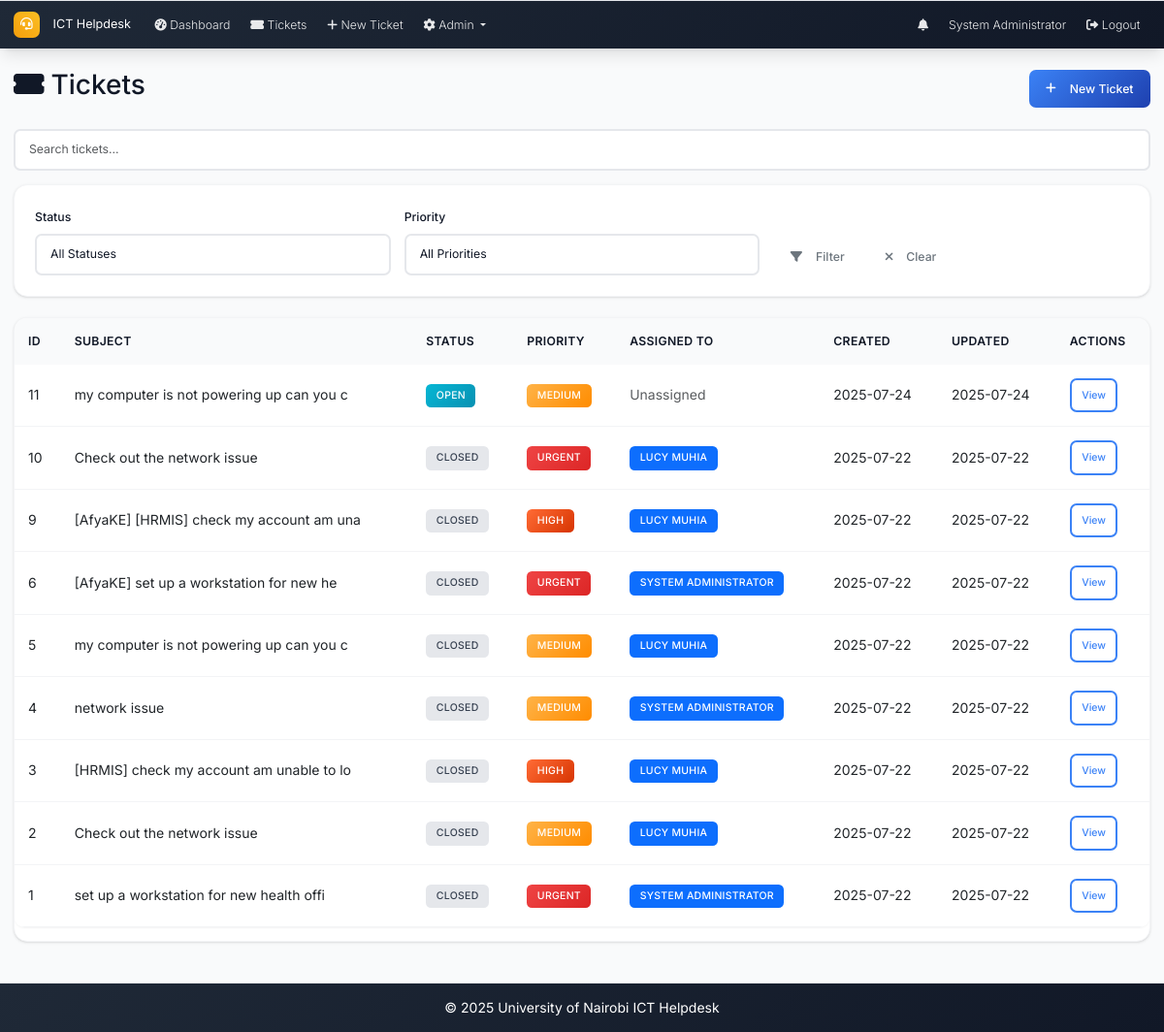
Page /tickets (signed in) on the earlier database version.
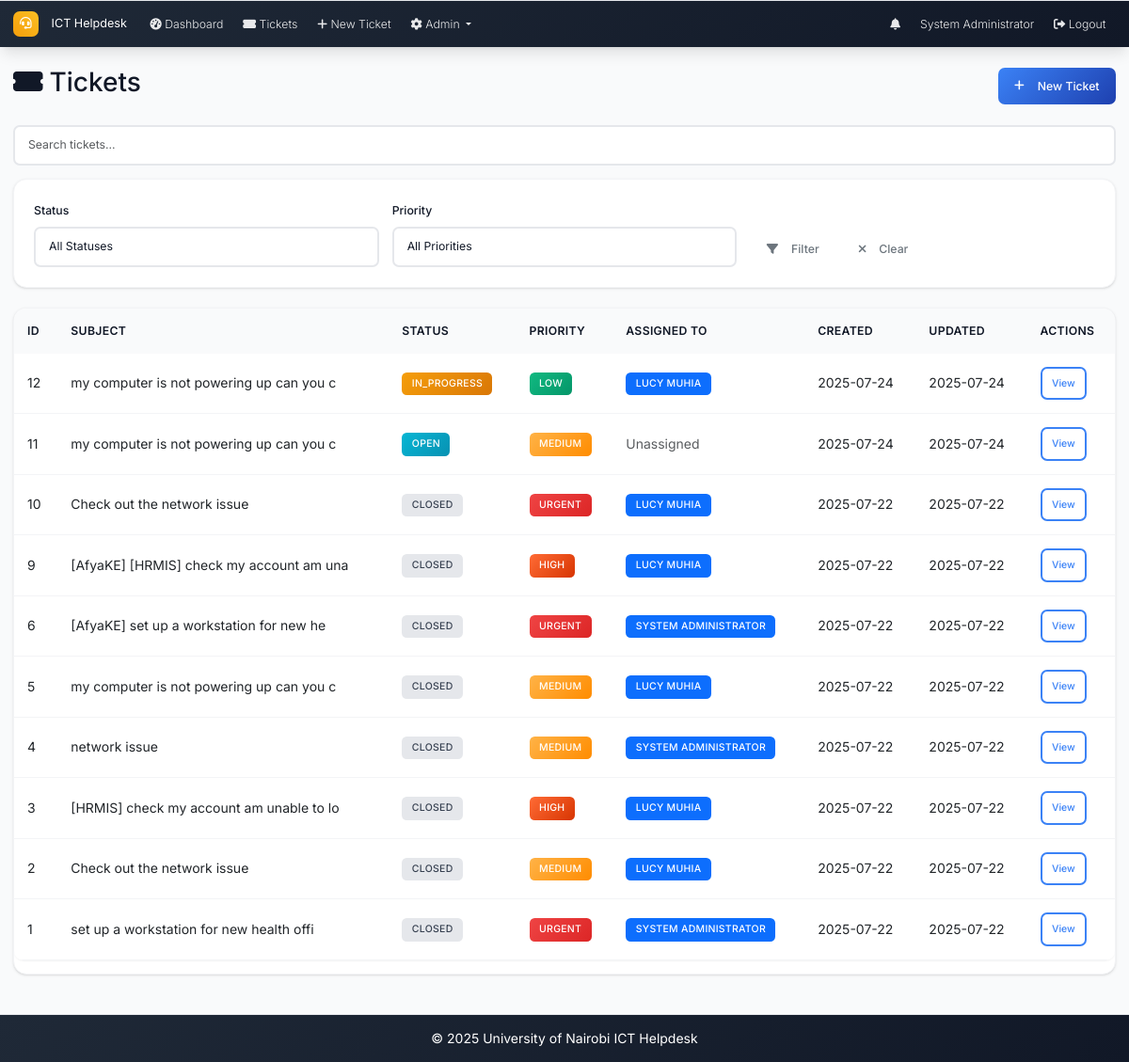
Same page on the later database version.
### models.py (models this page shows, shortened)
class Ticket(db.Model):
    id = db.Column(db.Integer, primary_key=True)
    location = db.Column(db.String(200), nullable=False)
    description = db.Column(Text, nullable=False)
    status = db.Column(db.String(20), nullable=False, default='open')  # open, in_progress, resolved, closed
    priority = db.Column(db.String(20), nullable=False, default='medium')  # low, medium, high, urgent
    created_at = db.Column(db.DateTime, default=datetime.utcnow)
    updated_at = db.Column(db.DateTime, default=datetime.utcnow, onupdate=datetime.utcnow)
    closed_at = db.Column(db.DateTime)
    closed_by_id = db.Column(db.Integer, db.ForeignKey('user.id'), nullable=True)
    due_date = db.Column(db.DateTime, nullable=True)
    created_by_id = db.Column(db.Integer, db.ForeignKey('user.id'), nullable=True)
    category_id = db.Column(db.Integer, db.ForeignKey('category.id'))
    comments = db.relationship('Comment', backref='ticket', lazy='dynamic', cascade='all, delete-orphan')
    attachments = db.relationship('Attachment', backref='ticket', lazy='dynamic', cascade='all, delete-orphan')
    assignees = db.relationship('User', secondary=ticket_assignees, back_populates='assigned_tickets', lazy='selectin')
    closed_by = db.relationship('User', foreign_keys=[closed_by_id], backref='closed_tickets')

class User(UserMixin, db.Model):
    id = db.Column(db.Integer, primary_key=True)
    username = db.Column(db.String(64), unique=True, nullable=False)
    email = db.Column(db.String(120), unique=True, nullable=False)
    password_hash = db.Column(db.String(256), nullable=False)
    full_name = db.Column(db.String(100), nullable=False)
    role = db.Column(db.String(20), nullable=False, default='user')  # admin, intern, user
    created_at = db.Column(db.DateTime, default=datetime.utcnow)
    is_active = db.Column(db.Boolean, default=True)
    is_verified = db.Column(db.Boolean, default=False)
    verification_token = db.Column(db.String(128), nullable=True)
    tickets_created = db.relationship('Ticket', foreign_keys='Ticket.created_by_id', backref='creator', lazy='dynamic')
    assigned_tickets = db.relationship('Ticket', secondary='ticket_assignees', back_populates='assignees', lazy='selectin')
    comments = db.relationship('Comment', backref='author', lazy='dynamic')

### routes.py (the view)
@app.route('/tickets')
@login_required
def tickets_list():
    page = request.args.get('page', 1, type=int)
    status_filter = request.args.get('status', '')
    priority_filter = request.args.get('priority', '')
    query = Ticket.query
    if current_user.role == 'user':
        query = query.filter_by(created_by_id=current_user.id)
    elif current_user.role == 'intern':
        if status_filter == 'assigned':
            query = query.filter(Ticket.assignees.any(id=current_user.id))
            status_filter = ''  # Clear status filter since we're showing all assigned tickets
        else:
            query = query.filter(Ticket.assignees.any(id=current_user.id))
    if status_filter:
        query = query.filter_by(status=status_filter)
    if priority_filter:
        query = query.filter_by(priority=priority_filter)
    tickets = query.order_by(desc(Ticket.created_at)).paginate(
        page=page, per_page=10, error_out=False
    )
    return render_template('tickets_list.html', tickets=tickets, status_filter=status_filter, priority_filter=priority_filter)

### app.py (called while the page is built)
@login_manager.user_loader
def load_user(user_id):
    from models import User
    return User.query.get(int(user_id))

@app.context_processor
def inject_now():
    return {'now': datetime.utcnow}

### routes.py (called while the page is built)
@app.context_processor
def inject_datetime():
    return dict(datetime=datetime)

### templates/tickets_list.html (shortened to what this page needs)
{% extends "base.html" %}
{% block content %}
<div class="d-flex justify-content-between align-items-center mb-4">
    <h2><i class="fas fa-ticket-alt me-2"></i>Tickets</h2>
    <a href="{{ url_for('new_ticket') }}" class="btn btn-primary">
        <i class="fas fa-plus me-2"></i>New Ticket
    </a>
</div>
<div class="mb-3">
    <input type="text" id="ticket-search" class="form-control" placeholder="Search tickets...">
</div>
<div class="card mb-4">
    <div class="card-body">
        <form method="GET" class="row g-3">
            <div class="col-md-4">
                <label class="form-label">Status</label>
                <select name="status" class="form-control">
                    <option value="">All Statuses</option>
                </select>
            </div>
            <div class="col-md-4">
                <label class="form-label">Priority</label>
                <select name="priority" class="form-control">
                    <option value="">All Priorities</option>
                </select>
            </div>
            <div class="col-md-4 d-flex align-items-end">
                <button type="submit" class="btn btn-outline-secondary me-2">
                    <i class="fas fa-filter me-2"></i>Filter
                </button>
                <a href="{{ url_for('tickets_list') }}" class="btn btn-outline-secondary">
                    <i class="fas fa-times me-2"></i>Clear
                </a>
            </div>
        </form>
    </div>
</div>
<div class="card">
    <div class="table-responsive">
        <table class="table" id="tickets-table">
            <thead>
                <tr>
                    <th>ID</th>
                    <th>Subject</th>
                    <th>Status</th>
                    <th>Priority</th>
                    <th>Assigned To</th>
                    <th>Created</th>
                    <th>Updated</th>
                    <th>Actions</th>
                </tr>
            </thead>
            <tbody>
                {% for ticket in tickets.items %}
                <tr>
                    <td>{{ ticket.id }}</td>
                    <td>{{ ticket.title or ticket.description[:40] }}</td>
                    <td><span class="badge badge-status-{{ ticket.status|replace(' ', '_') }}">{{ ticket.status.title() }}</span></td>
                    <td><span class="badge priority-{{ ticket.priority }}">{{ ticket.priority.title() }}</span></td>
                    <td>
                        {% if ticket.assignees|length > 0 %}
                            {% for user in ticket.assignees %}
                                <span class="badge bg-primary">{{ user.full_name }}</span>{% if not loop.last %} {% endif %}
                            {% endfor %}
                        {% else %}
                            <span class="text-muted">Unassigned</span>
                        {% endif %}
                    </td>
                    <td>{{ ticket.created_at.strftime('%Y-%m-%d') }}</td>
                    <td>{{ ticket.updated_at.strftime('%Y-%m-%d') }}</td>
                    <td>
                        <a href="{{ url_for('ticket_detail', id=ticket.id) }}" class="btn btn-sm btn-outline-primary">View</a>
                    </td>
                </tr>
                {% endfor %}
            </tbody>
        </table>
    </div>
</div>
{% endblock %}

### templates/base.html (shortened to what this page needs)
<!DOCTYPE html>
<html lang="en">
<head>
    <link href="https://cdn.jsdelivr.net/npm/bootstrap@5.3.0/dist/css/bootstrap.min.css" rel="stylesheet">
    <link href="https://cdnjs.cloudflare.com/ajax/libs/font-awesome/6.0.0/css/all.min.css" rel="stylesheet">
    <link href="{{ url_for('static', filename='css/custom.css') }}" rel="stylesheet">
</head>
<body>
    <nav class="navbar navbar-expand-lg navbar-dark footer-sky">
        <div class="container-fluid px-3">
            <a class="navbar-brand" href="{{ url_for('index') }}">
                <i class="fas fa-headset me-2"></i>ICT Helpdesk
            </a>
            <div class="collapse navbar-collapse" id="navbarNav">
                <ul class="navbar-nav me-auto mb-2 mb-lg-0">
                    {% if current_user.is_authenticated %}
                    <li class="nav-item">
                        <a class="nav-link" href="{{ url_for('dashboard') }}">
                            <i class="fas fa-tachometer-alt me-1"></i>Dashboard
                        </a>
                    </li>
                    <li class="nav-item">
                        <a class="nav-link" href="{{ url_for('tickets_list') }}">
                            <i class="fas fa-ticket-alt me-1"></i>Tickets
                        </a>
                    </li>
                    <li class="nav-item">
                        <a class="nav-link" href="{{ url_for('new_ticket') }}">
                            <i class="fas fa-plus me-1"></i>New Ticket
                        </a>
                    </li>
                    {% if current_user.role == 'admin' %}
                    <li class="nav-item dropdown">
                        <a class="nav-link dropdown-toggle" href="#" role="button" data-bs-toggle="dropdown" aria-expanded="false">
                            <i class="fas fa-cog me-1"></i>Admin
                        </a>
                    </li>
                    {% endif %}
                    {% endif %}
                </ul>
                <ul class="navbar-nav ms-auto mb-2 mb-lg-0">
                    {% if current_user.is_authenticated %}
                    {% if current_user.role in ['admin', 'intern'] %}
                    <li class="nav-item dropdown">
                        <a class="nav-link position-relative" href="#" id="notificationsDropdown" role="button" data-bs-toggle="dropdown" aria-expanded="false">
                            <i class="fas fa-bell"></i>
                        </a>
                    </li>
                    {% endif %}
                    <li class="nav-item">
                        <span class="nav-link">{{ current_user.full_name }}</span>
                    </li>
                    <li class="nav-item">
                        <a class="nav-link" href="{{ url_for('logout') }}"><i class="fas fa-sign-out-alt"></i> Logout</a>
                    </li>
                    {% endif %}
                </ul>
            </div>
        </div>
    </nav>
    <main class="container-fluid my-4 px-3">
        {% block content %}{% endblock %}
    </main>
    <footer class="footer-sky py-3 mt-5">
        <div class="container text-center">
            <span>&copy; {{ datetime.utcnow().year }} University of Nairobi ICT Helpdesk</span>
        </div>
    </footer>
</body>
</html>

Differences in the rows shown:
added Ticket: id "12", description "my computer is not powering up can you c", status "IN_PROGRESS", priority "LOW", created_at "2025-07-24", updated_at "2025-07-24", User (full_name "LUCY MUHIA")
